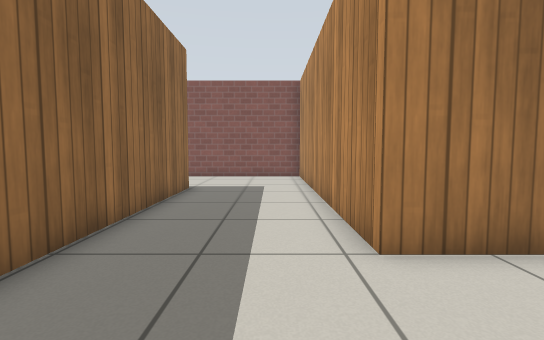
View 1 (above)

24 first-person views from a walk through a robot-simulator world made for Gazebo. The camera is 0.72 m above the floor, tilts 4° down and sees 85° across. The floor is counted in squares, 0.5 m on a side. Each view is taken from the middle of a square. On the plan, view 1 faces up. The plan holds only what a view shows up to about 14 squares ahead; the rest is blank. Gazebo's built-in surfaces are drawn with simple patterns.

View 2
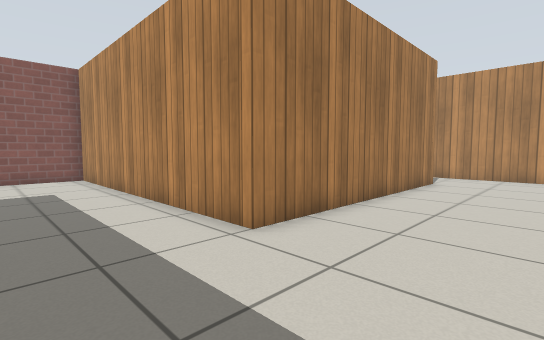

View 3
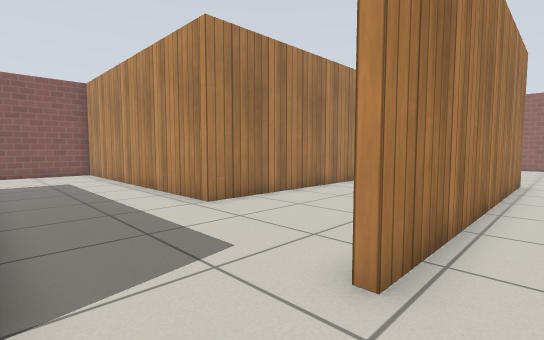

View 4
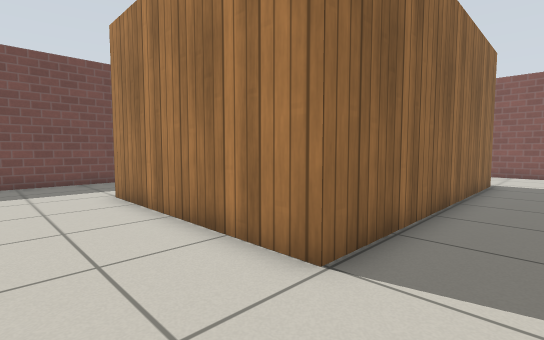

View 5
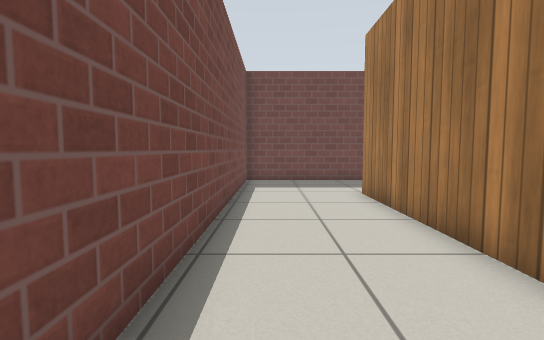

View 6
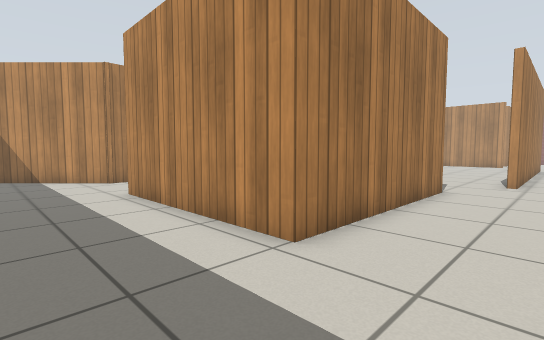

View 7
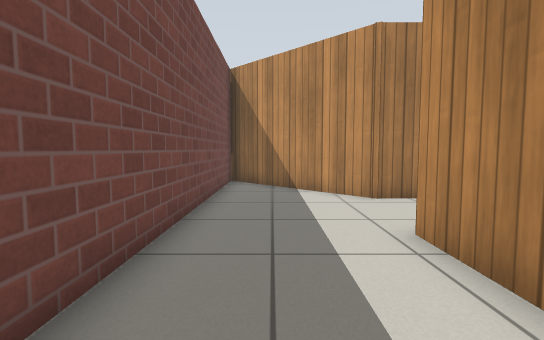

View 8
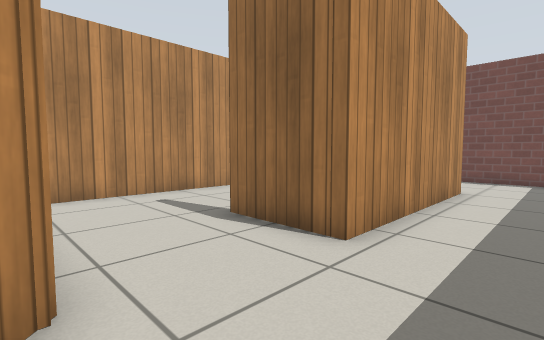

View 9
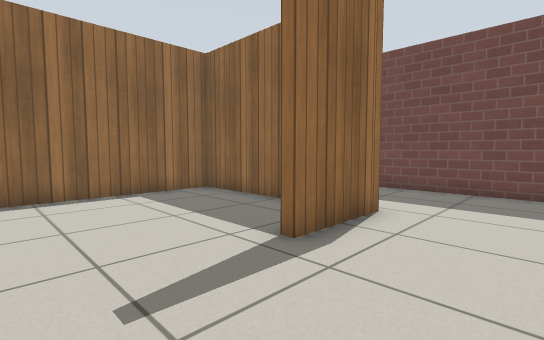

View 10
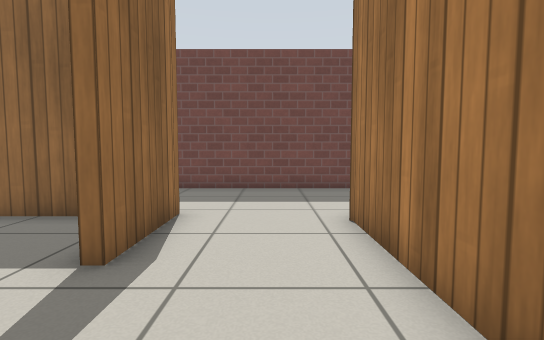

View 11
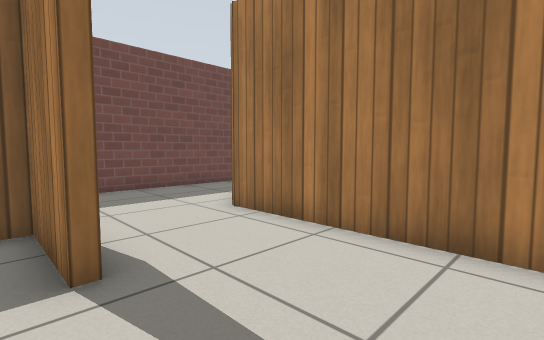

View 12
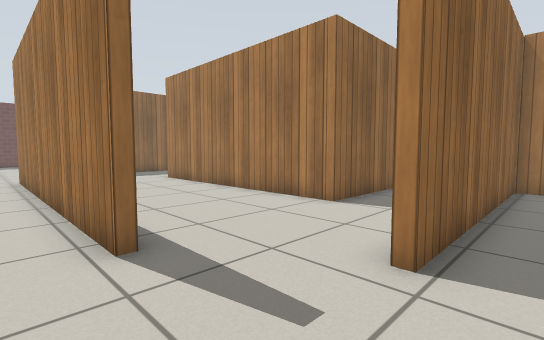

View 13
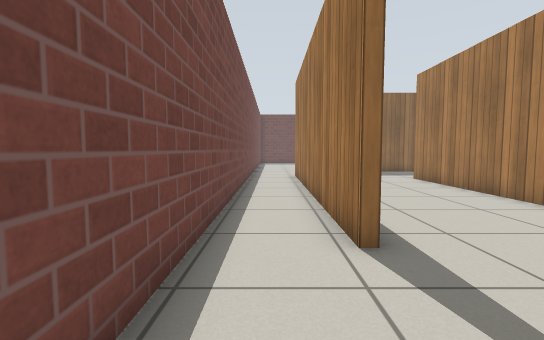

View 14
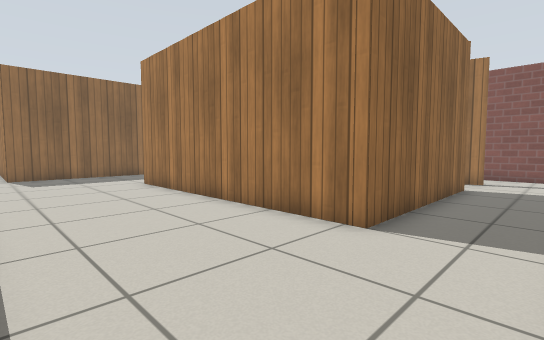

View 15
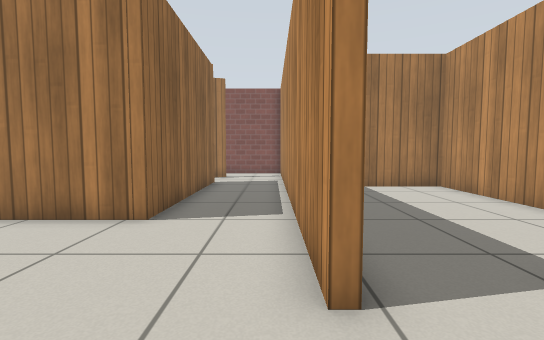

View 16
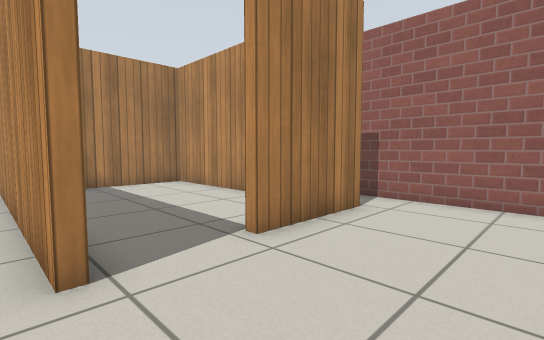

View 17
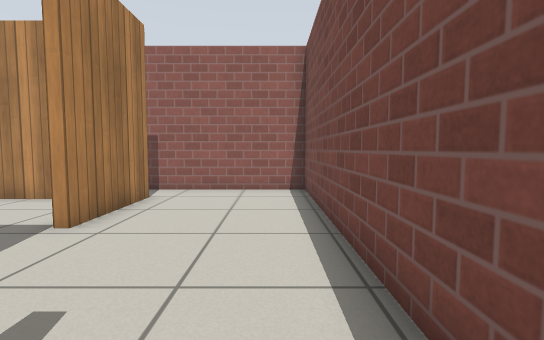

View 18
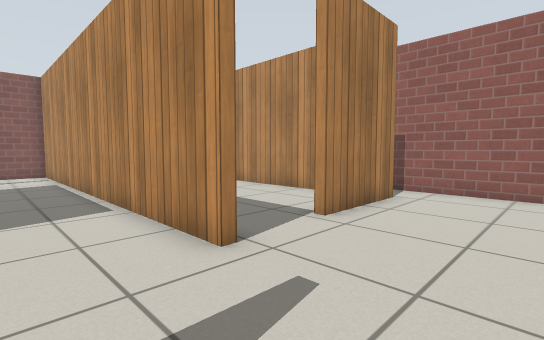

View 19
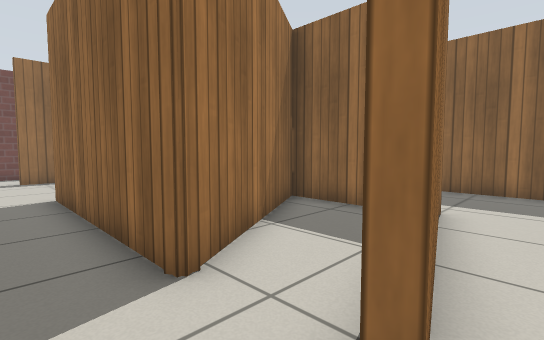

View 20
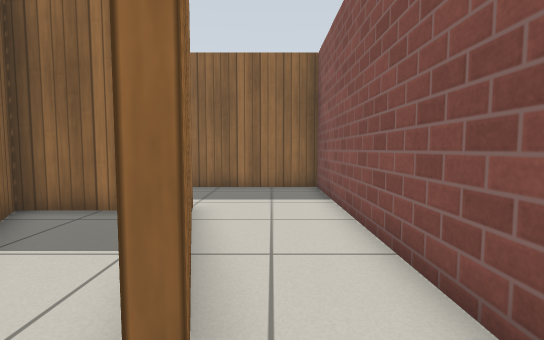

View 21
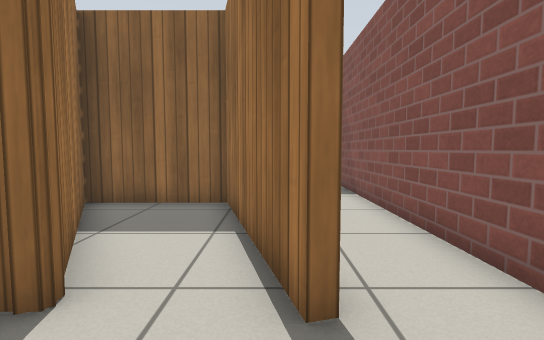

View 22
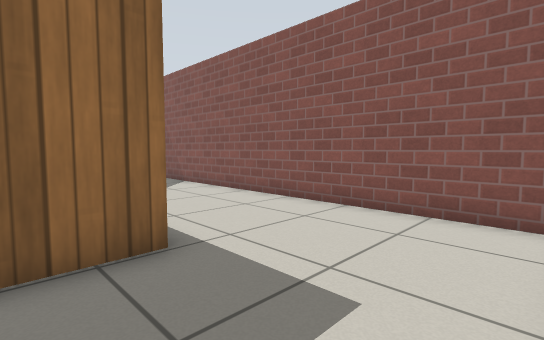

View 23
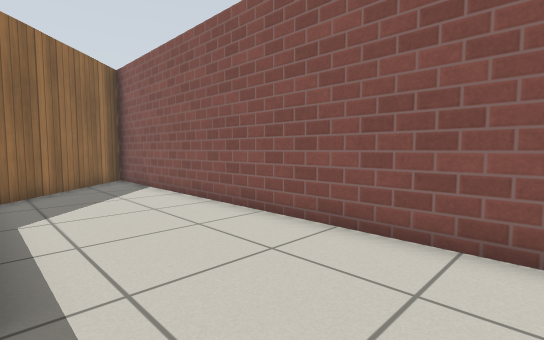

View 24
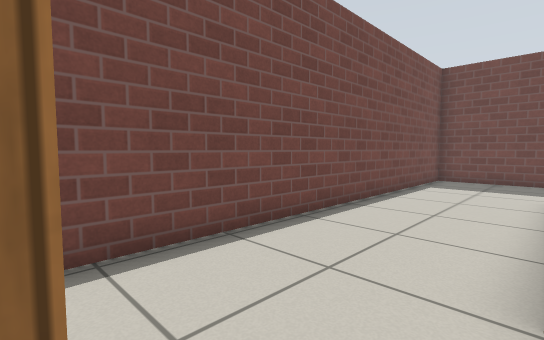

### Floor plan
Points are (right, up) in squares from view 1. A wall is a line through its corners. A room is listed if a view was taken in it or the views show most of it. See-through windows are left out.
Room 1 (views 1, 2, 14, 15, 16, 22, 23, 24)
walls: (-3.1, 11) (-3.1, -0.1); (11.6, 13.3) (6.1, 11.8) (6.1, 8) (11.5, 11.1) (11.5, 4) (1.5, 4) (1.5, 15.7) (-13.1, 15.7); (10.6, -1.4) (11.9, -1.4); (14.5, 0.5) (14.5, 12.5); (12.5, -4.2) (15.5, -4.2); (-14.6, 15.7) (-10.3, 11.4)
ways out: opening at (-1.5, -1) to room 2; opening at (13, -2.5) to room 2; opening at (15, -1.5) to room 4; opening at (13, 13) to room 5
Room 2 (views 3, 4, 5, 6, 7, 8, 9, 10, 17, 18)
walls: (-3.1, -0.1) (-10.6, -0.1) (-10.6, 6.9) (-7.5, 6.9); (-14.9, 1.4) (-14.9, -4.2) (-0.6, -4.2); (-3.4, 6.5) (-3.4, 9.7); (2.1, -4.2) (12.5, -4.2); (-4.1, 10.6) (-10, 10.6) (-14.9, 15.5) (-14.9, 3.9); (-13.1, 15.7) (-14.6, 15.7); (11.9, -1.7) (-0.2, -1.7)
ways out: opening at (-1.5, -1) to room 1; opening at (13, -2.5) to room 1; opening at (-5.5, 7) to room 3
Room 3 (view 11)
walls: (-7.5, 6.6) (-10.3, 6.6) (-10.3, 0.2) (-4.4, 0.2); (-3.4, 3.7) (-3.4, 6.5)
ways out: opening at (-5.5, 7) to room 2
Room 4 (views 12, 13)
walls: (20.9, 0.7) (17.2, 0.7); (15.5, -4.2) (22.5, -4.2) (22.5, 0.4)
ways out: opening at (15, -1.5) to room 1; opening at (16.5, 1) to room 6; opening at (22, 1)
Room 5 (views 19, 20, 21)
walls: (5.9, 12.1) (11.6, 13.6) (11.6, 13.3); (14.5, 12.5) (14.5, 14.5); (13.4, 15.7) (1.8, 15.7) (1.8, 10.9)
ways out: opening at (13, 13) to room 1
Room 6 (no view inside)
walls: (20.5, 3.2) (20.5, 9.4) (14.8, 9.4) (14.8, 0.5)
ways out: opening at (16.5, 1) to room 4

Where each view was taken, in squares from view 1:
view 1: 0 up, 0 right, facing up
view 2: 0 up, 2 left, facing up-right
view 3: 3 down, 3 left, facing up-right
view 4: 3 down, 1 left, facing up-left
view 5: 3 down, 1 left, facing left
view 6: 3 down, 14 left, facing up-right
view 7: 2 up, 13 left, facing up
view 8: 11 up, 13 left, facing down-right
view 9: 10 up, 4 left, facing down-left
view 10: 9 up, 4 left, facing left
view 11: 6 up, 4 left, facing up-left
view 12: 3 down, 16 right, facing up-left
view 13: 3 down, 16 right, facing left
view 14: 1 down, 14 right, facing up-left
view 15: 2 down, 14 right, facing up
view 16: 3 down, 14 right, facing up-right
view 17: 3 down, 12 right, facing right
view 18: 3 down, 12 right, facing up-right
view 19: 14 up, 13 right, facing down-left
view 20: 14 up, 13 right, facing left
view 21: 13 up, 14 right, facing left
view 22: 9 up, 1 right, facing up-left
view 23: 11 up, 0 right, facing up-left
view 24: 0 up, 0 right, facing down-left
